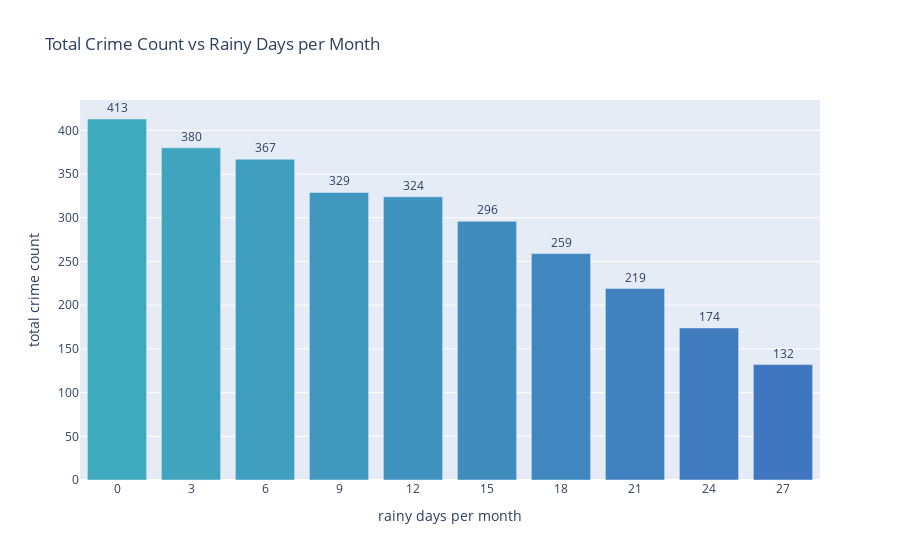

The notebook cell saved with this chart:
### Code cell
import plotly.graph_objects as go
import numpy as np
x=[0,3,6,9,12,15,18,21,24,27]
x=[str(xx) for xx in x ]
y=[413,380,367,329,324,296,259,219,174,132]
colors = ['hsl('+str(h)+',50%'+',50%)' for h in np.linspace(190, 215, len(x))]
fig = go.Figure(data=[go.Bar(
            x=x, 
            y=y,
            text=y,
            textposition='outside',
            marker_color =colors,
        )])
fig.update_layout(title="Total Crime Count vs Rainy Days per Month",
                 xaxis_title="rainy days per month",
                 yaxis_title="total crime count",)
fig.update_xaxes(nticks=20,type ='category')
fig.show()

### Figure 1 — Plotly figure (JSON) as saved in the notebook; plotly's stock layout.template omitted (floating-point values rounded to 4 significant figures)
{"data": [{"marker": {"color": ["hsl(190.0,50%,50%)", "hsl(192.77777777777777,50%,50%)", "hsl(195.55555555555554,50%,50%)", "hsl(198.33333333333334,50%,50%)", "hsl(201.11111111111111,50%,50%)", "hsl(203.88888888888889,50%,50%)", "hsl(206.66666666666666,50%,50%)", "hsl(209.44444444444446,50%,50%)", "hsl(212.22222222222223,50%,50%)", "hsl(215.0,50%,50%)"]}, "text": ["413", "380", "367", "329", "324", "296", "259", "219", "174", "132"], "textposition": "outside", "type": "bar", "x": ["0", "3", "6", "9", "12", "15", "18", "21", "24", "27"], "y": [413, 380, 367, 329, 324, 296, 259, 219, 174, 132]}], "layout": {"title": {"text": "Total Crime Count vs Rainy Days per Month"}, "xaxis": {"nticks": 20, "title": {"text": "rainy days per month"}, "type": "category"}, "yaxis": {"title": {"text": "total crime count"}}}}
